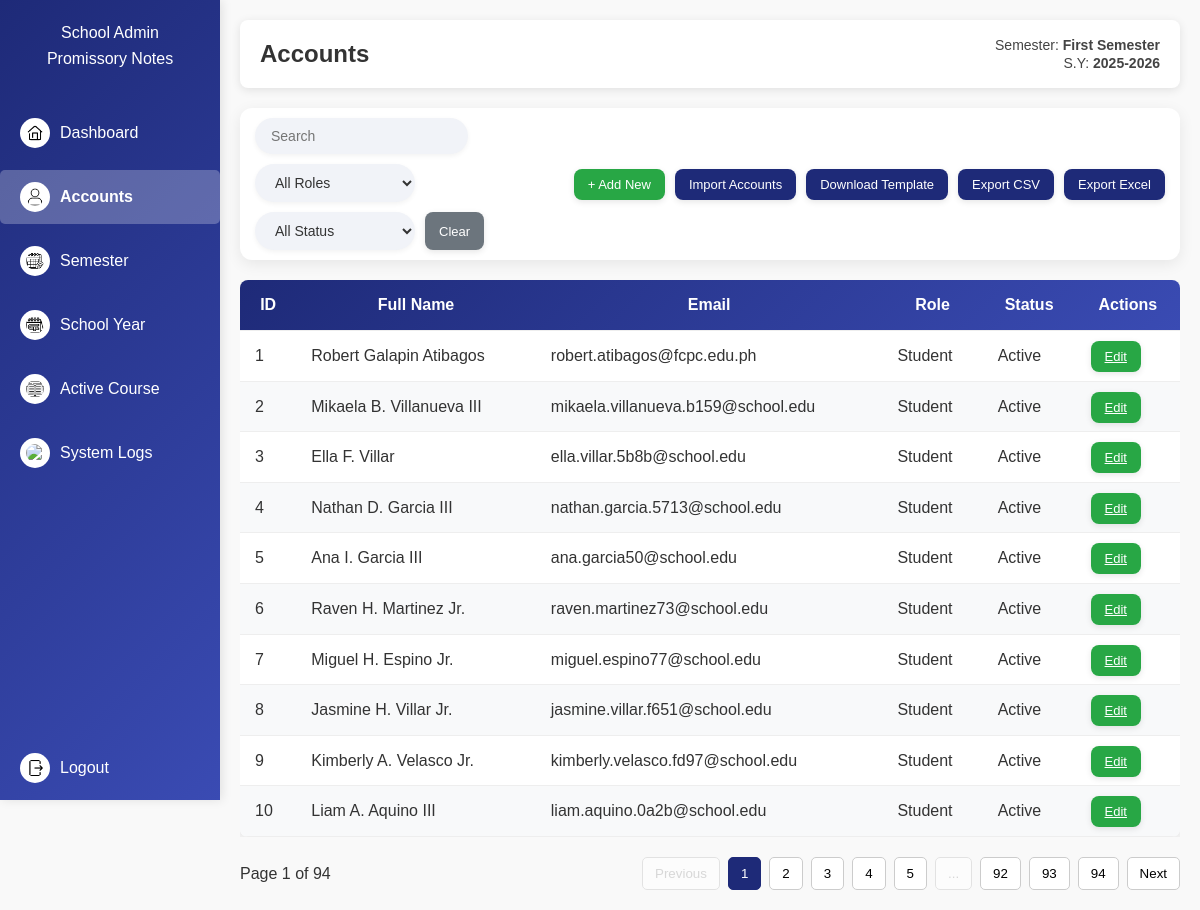
Before: /admin/accounts (signed in) with the older database file.
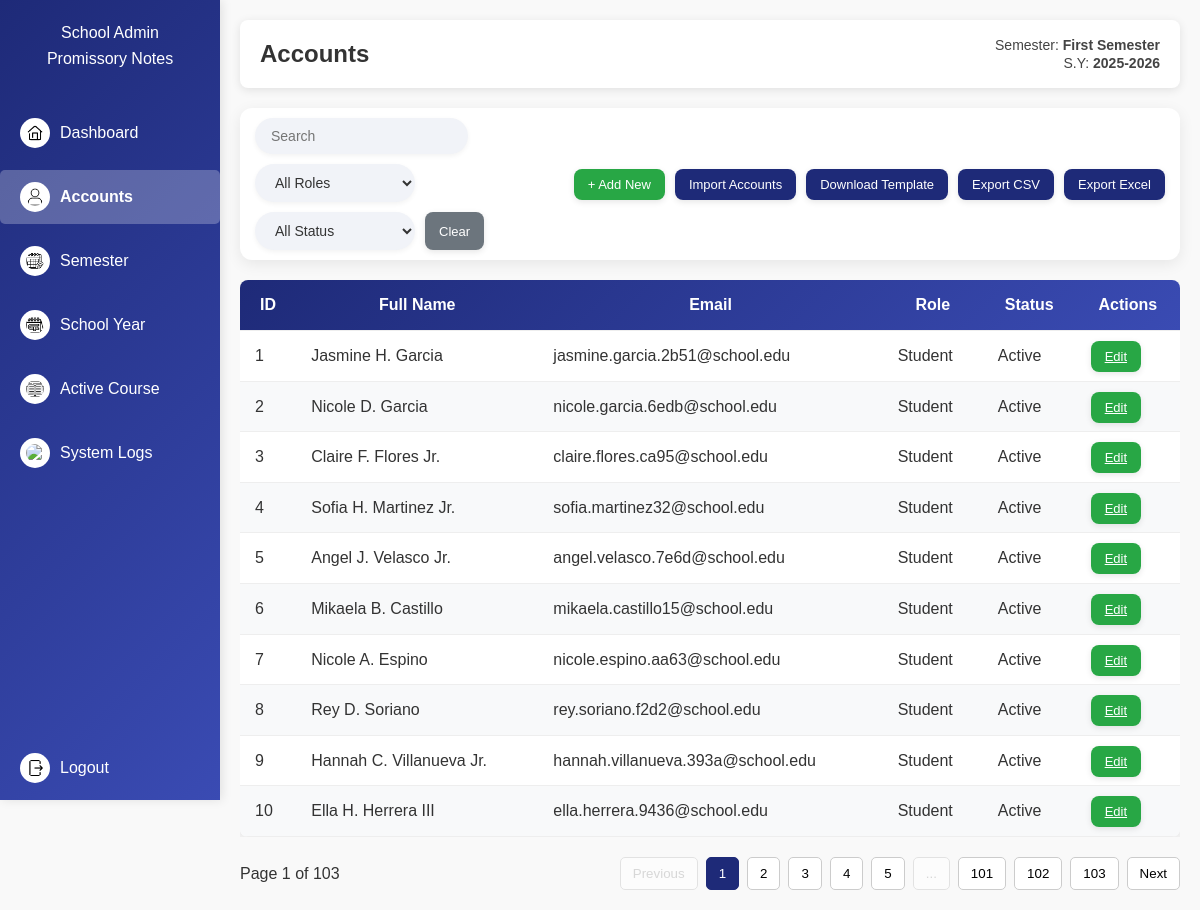
After: the same page with the newer database file.
### models.py (models this page shows, shortened)
class Account(db.Model):
    id = db.Column(db.Integer, primary_key=True, autoincrement=True)
    first_name = db.Column(db.String(50), nullable=False)
    middle_name = db.Column(db.String(50))
    last_name = db.Column(db.String(50), nullable=False)
    suffix = db.Column(db.String(10))
    email = db.Column(db.String(100), unique=True, nullable=False)
    _role = db.Column("role", db.String(20), nullable=False)
    _status = db.Column("status", db.String(20), nullable=False)
    password_hash = db.Column(db.String(255), nullable=False)
    plain_password = db.Column(db.String(100), nullable=False)
    year_level = db.Column(db.String(20))
    course = db.Column(db.String(100))
    @property
    def role(self):
        return self._role
    @role.setter
    def role(self, value):
        self._role = value.capitalize() if value else value
    @property
    def status(self):
        return self._status
    @status.setter
    def status(self, value):
        self._status = value.capitalize() if value else value
    @property
    def full_name(self):
        parts = [self.first_name, self.middle_name,
                 self.last_name, self.suffix]
        return " ".join([p for p in parts if p])

### admin_routes.py (the view)
@admin_bp.route("/accounts")
@require_role("Admin")
def accounts():
    search = request.args.get("search", "").strip()
    role_filter = request.args.get("role", "").strip().capitalize()
    status_filter = request.args.get("status", "").strip().capitalize()
    page = request.args.get("page", 1, type=int)
    per_page = 10
    query = Account.query
    if search:
        query = query.filter(
            (Account.first_name.ilike(f"%{search}%")) |
            (Account.last_name.ilike(f"%{search}%")) |
            (Account.email.ilike(f"%{search}%"))
        )
    if role_filter:
        query = query.filter(Account._role == role_filter)
    if status_filter:
        query = query.filter(Account._status == status_filter)
    pagination = query.order_by(Account.id.desc()).paginate(page=page, per_page=per_page, error_out=False)
    active_settings = ActiveSettings.query.first()
    active_semester = active_settings.active_semester if active_settings else "Not Set"
    active_school_year = active_settings.active_school_year if active_settings else "Not Set"
    active_course = getattr(active_settings, 'active_course', 'Not Set')
    log_action(session.get("user_name", "Admin User"), f"Viewed accounts page | search={search}, role={role_filter}, status={status_filter}")
    return render_template(
        "admin/accounts.html",
        accounts=pagination.items,
        pagination=pagination,
        page=page,
        total_pages=pagination.pages,
        admin_user=session.get("user_name", "Admin User"),
        search=search,
        role_filter=role_filter,
        status_filter=status_filter,
        active_semester=active_semester,
        active_school_year=active_school_year,
        active_course=active_course
    )

### admin_routes.py (called while the page is built)
def require_role(role=None):
    def wrapper(func):
        @wraps(func)
        def decorated_function(*args, **kwargs):
            if "user_id" not in session:
                flash("Please log in first.", "warning")
                return redirect(url_for("login"))
            if role and session.get("role") != role:
                flash("Access denied.", "danger")
                return redirect(url_for("login"))
            return func(*args, **kwargs)
        return decorated_function
    return wrapper

def log_action(user_name, action):
    log = SystemLog(user_name=user_name, action=action, timestamp=datetime.utcnow())
    db.session.add(log)
    db.session.commit()

### app.py (called while the page is built)
@app.before_request
def protect_admin_routes():
    if request.path.startswith("/admin"):
        if "user_id" not in session or session.get("role") != "Admin":
            flash("Admin access required.", "danger")
            return redirect(url_for("login"))

### templates/admin/accounts.html (shortened to what the changed rows need)
<!DOCTYPE html>
<html lang="en">
<head>
</head>
<body>
  <nav class="sidebar" id="sidebar">
    <h2>School Admin<br>Promissory Notes</h2>
  </nav>
  <main class="main-content">
    <header class="header">
      <h2>Accounts</h2>
    </header>
    <div class="table-container">
      <table>
        <thead>
          <tr>
            <th>ID</th>
            <th>Full Name</th>
            <th>Email</th>
            <th>Role</th>
            <th>Status</th>
            <th>Actions</th>
          </tr>
        </thead>
        <tbody>
          {% for acc in accounts %}
          <tr>
            <td>{{ (pagination.page - 1) * pagination.per_page + loop.index }}</td>
            <td>{{ acc.full_name }}</td>
            <td>{{ acc.email }}</td>
            <td>{{ acc.role }}</td>
            <td>{{ acc.status }}</td>
            <td>
              <a href="{{ url_for('admin.edit_account', account_id=acc.id) }}" class="btn btn-edit">Edit</a>
            </td>
          </tr>
          {% else %}
          <tr>
            <td colspan="6" style="text-align:center;">No accounts found.</td>
          </tr>
          {% endfor %}
        </tbody>
      </table>
    </div>
    <div class="pagination-container">
      <div class="results-info">
        Page {{ pagination.page }} of {{ total_pages }}
      </div>
      <div class="pagination">
        <a
          href="{{ url_for('admin.accounts', page=pagination.prev_num, search=search, role=role_filter, status=status_filter) }}">
        </a>
        {% set current = pagination.page %}
        {% set total = total_pages %}
        {% if total <= 7 %} {% for p in range(1, total + 1) %} <a
          href="{{ url_for('admin.accounts', page=p, search=search, role=role_filter, status=status_filter) }}">
          <button class="{% if p == current %}active{% endif %}">{{ p }}</button>
          </a>
          {% endfor %}
          {% else %}
          {% for p in range(1, 4) %}
          <a href="{{ url_for('admin.accounts', page=p, search=search, role=role_filter, status=status_filter) }}">
            <button class="{% if p == current %}active{% endif %}">{{ p }}</button>
          </a>
          {% endfor %}
          {% if current > 4 and current < total - 3 %} <button disabled>...</button>
            {% for p in range(current-1, current+2) %}
            <a href="{{ url_for('admin.accounts', page=p, search=search, role=role_filter, status=status_filter) }}">
              <button class="{% if p == current %}active{% endif %}">{{ p }}</button>
            </a>
            {% endfor %}
            <button disabled>...</button>
            {% elif current <= 4 %} {% for p in range(4, 6) %} <a
              href="{{ url_for('admin.accounts', page=p, search=search, role=role_filter, status=status_filter) }}">
              <button class="{% if p == current %}active{% endif %}">{{ p }}</button>
              </a>
              {% endfor %}
              <button disabled>...</button>
              {% endif %}
              {% for p in range(total-2, total + 1) %}
              <a href="{{ url_for('admin.accounts', page=p, search=search, role=role_filter, status=status_filter) }}">
                <button class="{% if p == current %}active{% endif %}">{{ p }}</button>
              </a>
              {% endfor %}
              {% endif %}
              <a
                href="{{ url_for('admin.accounts', page=pagination.next_num, search=search, role=role_filter, status=status_filter) }}">
              </a>
      </div>
    </div>
  </main>
</body>
</html>

Changed rows visible on the page:
no longer on this page (row edited): Account: page "1", full_name "Robert Galapin Atibagos", email "robert.atibagos@fcpc.edu.ph", role "Student", status "Active"
no longer on this page (row edited): Account: page "2", full_name "Mikaela B. Villanueva III", email "mikaela.villanueva.b159@school.edu", role "Student", status "Active"
no longer on this page (row edited): Account: page "3", full_name "Ella F. Villar", email "ella.villar.5b8b@school.edu", role "Student", status "Active"
no longer on this page (row edited): Account: page "4", full_name "Nathan D. Garcia III", email "nathan.garcia.5713@school.edu", role "Student", status "Active"
no longer on this page (row edited): Account: page "5", full_name "Ana I. Garcia III", email "ana.garcia50@school.edu", role "Student", status "Active"
no longer on this page (row edited): Account: page "6", full_name "Raven H. Martinez Jr.", email "raven.martinez73@school.edu", role "Student", status "Active"
no longer on this page (row edited): Account: page "7", full_name "Miguel H. Espino Jr.", email "miguel.espino77@school.edu", role "Student", status "Active"
no longer on this page (row edited): Account: page "8", full_name "Jasmine H. Villar Jr.", email "jasmine.villar.f651@school.edu", role "Student", status "Active"
no longer on this page (row edited): Account: page "9", full_name "Kimberly A. Velasco Jr.", email "kimberly.velasco.fd97@school.edu", role "Student", status "Active"
no longer on this page (row edited): Account: page "10", full_name "Liam A. Aquino III", email "liam.aquino.0a2b@school.edu", role "Student", status "Active"
added Account: page "1", full_name "Jasmine H. Garcia", email "jasmine.garcia.2b51@school.edu", role "Student", status "Active"
added Account: page "2", full_name "Nicole D. Garcia", email "nicole.garcia.6edb@school.edu", role "Student", status "Active"
added Account: page "3", full_name "Claire F. Flores Jr.", email "claire.flores.ca95@school.edu", role "Student", status "Active"
added Account: page "4", full_name "Sofia H. Martinez Jr.", email "sofia.martinez32@school.edu", role "Student", status "Active"
added Account: page "5", full_name "Angel J. Velasco Jr.", email "angel.velasco.7e6d@school.edu", role "Student", status "Active"
added Account: page "6", full_name "Mikaela B. Castillo", email "mikaela.castillo15@school.edu", role "Student", status "Active"
added Account: page "7", full_name "Nicole A. Espino", email "nicole.espino.aa63@school.edu", role "Student", status "Active"
added Account: page "8", full_name "Rey D. Soriano", email "rey.soriano.f2d2@school.edu", role "Student", status "Active"
added Account: page "9", full_name "Hannah C. Villanueva Jr.", email "hannah.villanueva.393a@school.edu", role "Student", status "Active"
added Account: page "10", full_name "Ella H. Herrera III", email "ella.herrera.9436@school.edu", role "Student", status "Active"
Other visible differences:
{{ total_pages }}: "94" → "103"
new list line: "101"
new list line: "102"
new list line: "103"
list line gone: "92"
list line gone: "93"
list line gone: "94"
